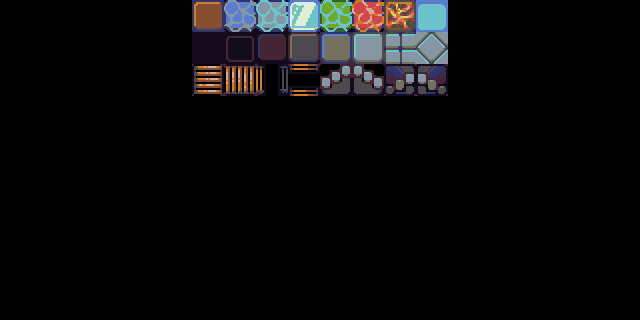

This is a level from a 2D game, rendered from its Tiled map with the project's own tilesets. A one-line summary and the complete map file follow:
An orthogonal 20x10 tile map with 32x32 px tiles, 1 tile layer (tile).

<map version="1.2" tiledversion="1.3.4" orientation="orthogonal" renderorder="right-down" width="20" height="10" tilewidth="32" tileheight="32" infinite="0" nextlayerid="2" nextobjectid="1">
 <tileset firstgid="1" name="Tile" tilewidth="32" tileheight="32" tilecount="32" columns="8">
  <image source="Tile.png" width="256" height="128" />
 </tileset>
 <layer id="1" name="tile" width="20" height="10">
  <data encoding="csv">
0,0,0,0,0,0,1,2,3,4,5,6,7,8,0,0,0,0,0,0,
0,0,0,0,0,0,17,18,19,20,21,22,23,24,0,0,0,0,0,0,
0,0,0,0,0,0,25,26,27,28,29,30,31,32,0,0,0,0,0,0,
0,0,0,0,0,0,0,0,0,0,0,0,0,0,0,0,0,0,0,0,
0,0,0,0,0,0,0,0,0,0,0,0,0,0,0,0,0,0,0,0,
0,0,0,0,0,0,0,0,0,0,0,0,0,0,0,0,0,0,0,0,
0,0,0,0,0,0,0,0,0,0,0,0,0,0,0,0,0,0,0,0,
0,0,0,0,0,0,0,0,0,0,0,0,0,0,0,0,0,0,0,0,
0,0,0,0,0,0,0,0,0,0,0,0,0,0,0,0,0,0,0,0,
0,0,0,0,0,0,0,0,0,0,0,0,0,0,0,0,0,0,0,0
</data>
 </layer>
</map>